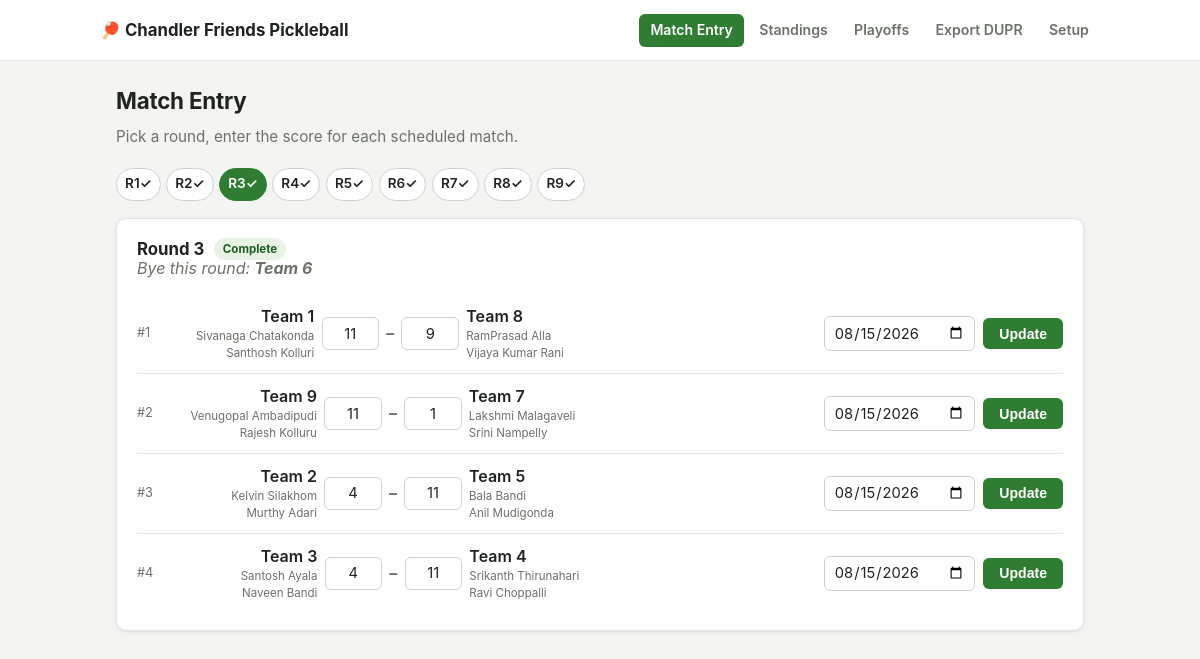
Page /match-entry?round=3 on the committed database.
### tables this page shows
CREATE TABLE teams (
    id INTEGER PRIMARY KEY,           -- 1..9, matches Team# in the original workbook
    name TEXT NOT NULL,
    player1_name TEXT NOT NULL,
    player1_dupr_id TEXT NOT NULL DEFAULT '',
    player1_external_id TEXT NOT NULL DEFAULT '',  -- DUPR "ExternalId" = player's email
    player2_name TEXT NOT NULL,
    player2_dupr_id TEXT NOT NULL DEFAULT '',
    player2_external_id TEXT NOT NULL DEFAULT ''
);

CREATE TABLE round_robin_matches (
    id INTEGER PRIMARY KEY AUTOINCREMENT,
    round INTEGER NOT NULL,           -- 1..9
    match_num INTEGER NOT NULL,       -- 1..4 within the round
    team_a_id INTEGER NOT NULL REFERENCES teams(id),
    team_b_id INTEGER NOT NULL REFERENCES teams(id),
    team_a_score INTEGER,
    team_b_score INTEGER,
    match_date TEXT,
    submitted_at TEXT
);

### app.py (the view)
@app.route("/match-entry")
def match_entry():
    if not db.is_tournament_set_up():
        return redirect(url_for("setup"))
    if "round" in request.args:
        round_num = int(request.args["round"])
    else:
        round_num = next((r for r in range(1, 10) if not db.round_is_complete(r)), 9)
    return render_template("match_entry.html", round_num=round_num, teams=db.get_teams(),
                            **_round_panel_context(round_num))

### app.py (called while the page is built)
def _round_panel_context(round_num):
    matches, bye_team_id = db.get_round_data(round_num)
    return {
        "matches": matches,
        "bye_team_id": bye_team_id,
        "round_complete": db.round_is_complete(round_num),
        "completed_rounds": {r for r in range(1, 10) if db.round_is_complete(r)},
        "message": None,
    }

### db.py (called while the page is built)
def get_db():
    if "db" not in g:
        g.db = sqlite3.connect(DB_PATH)
        g.db.row_factory = sqlite3.Row
        g.db.execute("PRAGMA foreign_keys = ON")
        _ensure_schema(g.db)
    return g.db

def _ensure_schema(conn):
    conn.executescript(SCHEMA_PATH.read_text())
    if conn.execute("SELECT 1 FROM settings WHERE id = 1").fetchone() is None:
        conn.execute("INSERT INTO settings (id) VALUES (1)")
    conn.commit()

def get_teams():
    return {row["id"]: dict(row) for row in get_db().execute("SELECT * FROM teams ORDER BY id")}

def is_tournament_set_up():
    row = get_db().execute("SELECT COUNT(*) AS n FROM teams").fetchone()
    return row["n"] == 9

def get_round_data(round_num):
    db = get_db()
    matches = db.execute(
        "SELECT * FROM round_robin_matches WHERE round = ? ORDER BY match_num", (round_num,)
    ).fetchall()
    bye = db.execute("SELECT team_id FROM byes WHERE round = ?", (round_num,)).fetchone()
    return [dict(m) for m in matches], (bye["team_id"] if bye else None)

def round_is_complete(round_num):
    db = get_db()
    row = db.execute(
        "SELECT COUNT(*) AS n FROM round_robin_matches WHERE round = ? AND (team_a_score IS NULL OR team_b_score IS NULL)",
        (round_num,),
    ).fetchone()
    return row["n"] == 0

### templates/match_entry.html (shortened to what this page needs)
{% extends "base.html" %}
{% block content %}
  <h2>Match Entry</h2>
  <p class="subtitle">Pick a round, enter the score for each scheduled match.</p>
  {% include "_round_panel.html" %}
{% endblock %}

### templates/_round_panel.html (shortened to what this page needs)
<div id="round-panel">
  <div class="round-nav">
    {% for r in range(1, 10) %}
      <a href="{{ url_for('match_entry', round=r) }}"
         class="{{ 'current' if r == round_num }} {{ 'done' if r in completed_rounds }}">R{{ r }}</a>
    {% endfor %}
  </div>
  <div class="card">
    <div class="section-heading">
      <h3 style="margin:0">Round {{ round_num }}</h3>
      {% if round_complete %}<span class="badge">Complete</span>{% endif %}
    </div>
    {% if bye_team_id %}
      <p class="bye-note">Bye this round: <strong>{{ teams[bye_team_id].name }}</strong></p>
    {% endif %}
    {% for m in matches %}
    <form class="match-row" hx-post="{{ url_for('submit_rr', match_id=m.id) }}" hx-target="#round-panel" hx-swap="outerHTML">
      <span class="match-num">#{{ m.match_num }}</span>
      <div class="scoreboard">
        <div class="team-block team-a">
          <span class="team-name">{{ teams[m.team_a_id].name }}</span>
          <span class="players">{{ teams[m.team_a_id].player1_name }}</span>
          <span class="players">{{ teams[m.team_a_id].player2_name }}</span>
        </div>
        <input type="number" name="g1_a" class="score-input" value="{{ m.team_a_score if m.team_a_score is not none else '' }}" min="0" required>
        <span class="score-vs">–</span>
        <input type="number" name="g1_b" class="score-input" value="{{ m.team_b_score if m.team_b_score is not none else '' }}" min="0" required>
        <div class="team-block team-b">
          <span class="team-name">{{ teams[m.team_b_id].name }}</span>
          <span class="players">{{ teams[m.team_b_id].player1_name }}</span>
          <span class="players">{{ teams[m.team_b_id].player2_name }}</span>
        </div>
      </div>
      <div class="match-actions">
        <input type="date" name="match_date" value="{{ m.match_date or DEFAULT_RR_DATE }}">
        <button type="submit">{{ 'Update' if m.team_a_score is not none else 'Submit' }}</button>
      </div>
    </form>
    {% endfor %}
  </div>
</div>

### static/style.css (style rules this page uses)
:root { --bg: #f4f5f2; --surface: #ffffff; --surface-2: #fafaf8; --border: #e2e4de; --border-strong: #cfd2c8; --text: #1f2420; --text-muted: #6b7268; --accent: #2e7d32; --accent-strong: #1b5e20; --accent-soft: #e8f3e6; --accent-contrast: #ffffff; --warn-bg: #fdecea; --warn-text: #a32a1f; --gold: #b7860b; --radius: 10px; --radius-sm: 6px; --shadow: 0 1px 2px rgba(20, 30, 20, 0.06), 0 1px 8px rgba(20, 30, 20, 0.05); --shadow-hover: 0 2px 4px rgba(20, 30, 20, 0.08), 0 4px 16px rgba(20, 30, 20, 0.08); --font: -apple-system, BlinkMacSystemFont, "Segoe UI", Inter, Roboto, sans-serif; }
* { box-sizing: border-box; }
html, body { background: var(--bg); }
body { font-family: var(--font); color: var(--text); margin: 0; line-height: 1.45; -webkit-font-smoothing: antialiased; }
h2 { color: var(--text); font-size: 1.4rem; margin: 0 0 1rem; letter-spacing: -0.01em; }
h3 { color: var(--text); font-size: 1.05rem; margin: 1.75rem 0 0.6rem; }
h3:first-child { margin-top: 0; }
.subtitle { color: var(--text-muted); margin: -0.5rem 0 1.25rem; font-size: 0.95rem; }
.card { background: var(--surface); border: 1px solid var(--border); border-radius: var(--radius); box-shadow: var(--shadow); padding: 1.1rem 1.25rem; margin-bottom: 1.25rem; }
.round-nav { display: flex; flex-wrap: wrap; gap: 0.35rem; margin-bottom: 1.1rem; }
.round-nav a { display: inline-flex; align-items: center; justify-content: center; min-width: 2.4rem; padding: 0.35rem 0.5rem; border: 1px solid var(--border-strong); border-radius: 999px; text-decoration: none; color: var(--text); background: var(--surface); font-weight: 600; font-size: 0.85rem; transition: all 0.15s; }
.round-nav a.current { background: var(--accent); color: var(--accent-contrast); border-color: var(--accent); }
.round-nav a.done::after { content: " \2713"; }
.section-heading { display: flex; align-items: center; gap: 0.6rem; flex-wrap: wrap; }
.badge { display: inline-block; font-size: 0.72rem; font-weight: 700; padding: 0.15rem 0.55rem; border-radius: 999px; background: var(--accent-soft); color: var(--accent-strong); }
.bye-note { color: var(--text-muted); font-style: italic; margin: -0.3rem 0 0.9rem; }
input[type=text], input[type=number], input[type=date] { padding: 0.4rem 0.55rem; border: 1px solid var(--border-strong); border-radius: var(--radius-sm); background: var(--surface); color: var(--text); font-size: 0.92rem; font-family: inherit; }
input[type=number] { appearance: textfield; -moz-appearance: textfield; }
.score-input { width: 3.6rem; text-align: center; }
button { background: var(--accent); color: var(--accent-contrast); border: none; padding: 0.45rem 1rem; border-radius: var(--radius-sm); cursor: pointer; font-weight: 700; font-size: 0.88rem; transition: background 0.15s, transform 0.05s; }
.match-row { display: flex; align-items: center; gap: 0.75rem; flex-wrap: wrap; padding: 0.7rem 0; border-bottom: 1px solid var(--border); }
.match-row:last-child { border-bottom: none; }
.match-num { color: var(--text-muted); font-size: 0.8rem; flex: 0 0 auto; }
.scoreboard { display: flex; align-items: center; justify-content: flex-start; gap: 0.45rem; flex: 1 1 320px; }
.team-block { display: flex; flex-direction: column; width: 9.5rem; flex: 0 0 9.5rem; }
.team-block .team-name { font-weight: 600; white-space: normal; overflow-wrap: break-word; }
.team-block .players { font-size: 0.72rem; color: var(--text-muted); white-space: normal; overflow-wrap: break-word; }
.team-block.team-a { align-items: flex-end; text-align: right; }
.team-block.team-b { align-items: flex-start; text-align: left; }
.score-vs { color: var(--text-muted); font-weight: 700; }
.match-actions { display: flex; align-items: center; gap: 0.5rem; flex: 0 0 auto; }

### rows in the picture
teams: name "Team 6"
round_robin_matches: match_num "1", team_a.name "Team 1", g1_a "11", g1_b "9", team_b.name "Team 8", match_date "08/15/2026", team_a_score "Update"
teams: player1_name "Sivanaga Chatakonda", player2_name "Santhosh Kolluri"
teams: player1_name "RamPrasad Alla", player2_name "Vijaya Kumar Rani"
round_robin_matches: match_num "2", team_a.name "Team 9", g1_a "11", g1_b "1", team_b.name "Team 7", match_date "08/15/2026", team_a_score "Update"
teams: player1_name "Venugopal Ambadipudi", player2_name "Rajesh Kolluru"
teams: player1_name "Lakshmi Malagaveli", player2_name "Srini Nampelly"
round_robin_matches: match_num "3", team_a.name "Team 2", g1_a "4", g1_b "11", team_b.name "Team 5", match_date "08/15/2026", team_a_score "Update"
teams: player1_name "Kelvin Silakhom", player2_name "Murthy Adari"
teams: player1_name "Bala Bandi", player2_name "Anil Mudigonda"
round_robin_matches: match_num "4", team_a.name "Team 3", g1_a "4", g1_b "11", team_b.name "Team 4", match_date "08/15/2026", team_a_score "Update"
teams: player1_name "Santosh Ayala", player2_name "Naveen Bandi"
teams: player1_name "Srikanth Thirunahari", player2_name "Ravi Choppalli"

### other values in the picture
{{ r }} "1" "2" "3" "4" "5" "6" "7" "8" "9"
{{ round_num }} "3"
